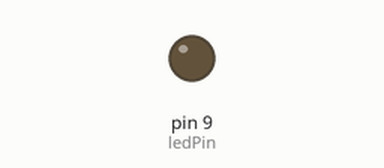
This sketch was run on a simulated Arduino Uno, built with avr-gcc and run on an emulated ATmega328P. On the bench: output pins drawn as LEDs (lit = HIGH).

Above: at 0.1 s.
At 2.1 s:
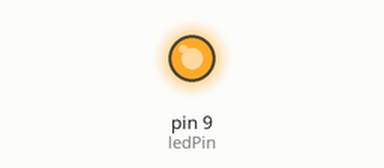
Timing chart, 0 to 3.6 s (numbered marks = the images above):
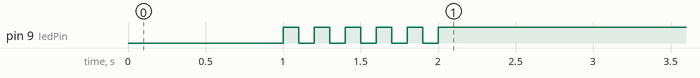

The sketch:

05_practice_2.ino.ino
```cpp
// LED가 연결된 핀 번호
const int ledPin = 9;

void setup() {
  // ledPin을 출력 모드로 설정
  pinMode(ledPin, OUTPUT);

  // 처음 1초 동안 LED를 켠다
  delay(1000);

  // 다음 1초 동안 LED를 5번 깜빡인다
  for (int i = 0; i < 5; i++) {
    digitalWrite(ledPin, HIGH);
    delay(100);
    digitalWrite(ledPin, LOW);
    delay(100);
  }

  // LED를 끈다
  digitalWrite(ledPin, HIGH);
}

void loop() {
  // 무한 루프 종료를 위해 빈 루프
}
```
